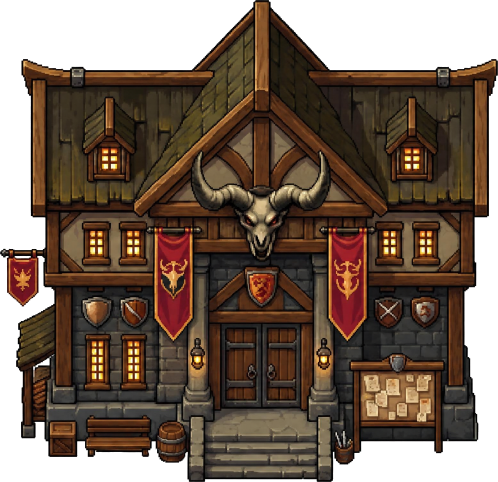
#> input picture assets/tilesets/city/landmarks/landmark_guild.png, 498 x 482 px
$ python -i build_city.py   (imports and definitions only)
#> lines starting #> are read from the running program, lines starting #| are printed output that depends on the picture
#> further down, picture is the input picture: PIL image 498x482 RGBA; mean R, G, B, A 58.8, 41.5, 28.6, 192.8
"""Monta assets/maps/city.json com a arte processada em assets/tilesets/city/ (rodar process_city.py antes).

A cidade é desenhada de frente (as fachadas olham para baixo da tela), então ela é organizada em fileiras: cada
prédio tem a base na beira de cima de uma calçada, com a rua logo abaixo.

- Fileira norte (base na linha 20): 2 casas, Salão da Guilda, a alameda do Portal (braseiros e postes),
  Estalagem & Cofre, 2 casas. Atrás, um parque com árvores e cercas.
- Faixa do meio (base na linha 36): feira de rua a oeste, praça central de piso nobre (chafariz no meio, caminho
  de bronze do portal até ele, árvores, bancos, mesas da taverna na frente da estalagem), Forja do Ferreiro e uma
  casa a leste.
- Rua Principal (linhas 37-40) cortando o mapa, com faixa de travessia; avenida para o sul.
- Fileira sul (base na linha 53): 7 casas de frente para a Rua Sul, de paralelepípedo rústico (bairro de fora).

Chão: tileset de 32x32 (city/floor.png) com os tiles nobres de Tileset.png, as guias montadas para as 4 direções
e o paralelepípedo rústico antigo. Prédios e enfeites são objetos de uma coleção de imagens; a colisão de cada um é
um retângulo na base (o jogador passa atrás dos telhados e das copas). Luzes: camada "luzes" (lights.py).

Uso (da raiz do projeto):
    tools/assets/.venv/Scripts/python.exe -I tools/assets/build_city.py
"""

from __future__ import annotations

import json
import random
import sys
from pathlib import Path

import numpy as np
from PIL import Image

sys.path.insert(0, str(Path(__file__).resolve().parent))
import interiors  # noqa: E402
from lights import light_layer, warm_spots  # noqa: E402

ROOT = Path(__file__).resolve().parents[2]
CITY = ROOT / "assets" / "tilesets" / "city"
WORK = ROOT / "tools" / "assets" / "build"  # tiles recortados pelo process_city.py
MAP_OUT = ROOT / "assets" / "maps" / "city.json"
W, H, T = 80, 60, 32
rng = random.Random(7)

# ---------------------------------------------------------------- chão


def tile(name: str) -> Image.Image:
    """Tile de Tileset.png (linha-coluna da folha)."""
    return Image.open(WORK / "floor2" / f"tile-{name}.png").convert("RGBA")


def rustic(name: str) -> Image.Image:
    """Bloco do paralelepípedo rústico antigo (chao_cidade.png)."""
    return Image.open(WORK / "floor" / f"floor-{name}.png").convert("RGBA")


def flip_h(image: Image.Image) -> Image.Image:
    return image.transpose(Image.FLIP_LEFT_RIGHT)


def flip_v(image: Image.Image) -> Image.Image:
    return image.transpose(Image.FLIP_TOP_BOTTOM)


# A guia de baixo (rua ao sul) mostra a face do meio-fio: 10 px (linhas 22-31). As laterais e a de cima, só a beirada
# de cima do meio-fio: 4 px. Por isso a guia de cima é a lateral girada, e não a de baixo espelhada.
CURB_FACE = 10
CURB_EDGE = 4


# [60 lines left out: functions curb_tiles, floor_kinds, not called in this run]


def flatten(image: Image.Image) -> np.ndarray:
    """Tira a variação de brilho de baixa frequência (borda mais escura que o meio), mantendo o detalhe."""
    rgb = np.asarray(image.convert("RGB")).astype(float)
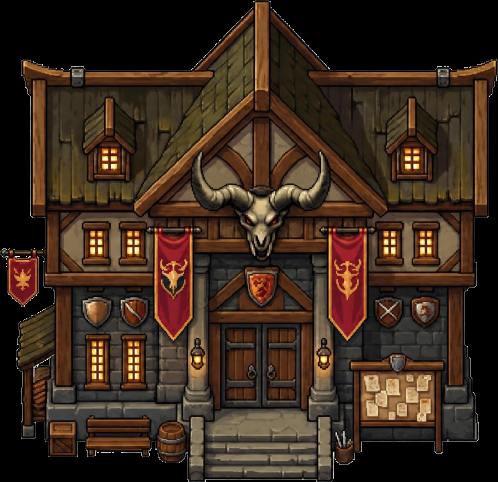
#> rgb: shape (482, 498, 3) float64; mean R, G, B 58.8, 41.5, 28.6
    low = np.asarray(image.convert("RGB").resize((4, 4), Image.BOX).resize((T, T), Image.BILINEAR)).astype(float)
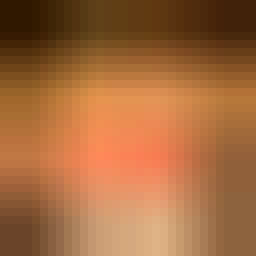
#> low: shape (32, 32, 3) float64 (shown 8 times larger); mean R, G, B 58.7, 41.6, 28.7; drawn with min black and max white
#> (the run stopped early here; a loop or call above may not have finished)

$ run again, on assets/ui/hud/slot_epic.png
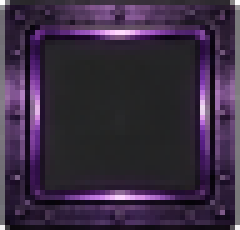
#> input picture assets/ui/hud/slot_epic.png, 48 x 46 px (shown 5 times larger)
#> picture is the input picture: PIL image 48x46 RGBA; mean R, G, B, A 53.2, 39.4, 60.9, 250
#> in flatten, `rgb = np.asarray(image.convert("RGB")).astype(float)`:
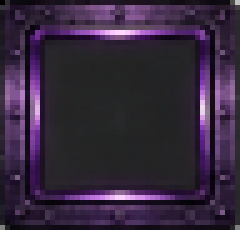
#> rgb: shape (46, 48, 3) float64 (shown 5 times larger); mean R, G, B 53.2, 39.4, 60.9
#> in flatten, `low = np.asarray(image.convert("RGB").resize((4, 4), Image.BOX).resize..`:
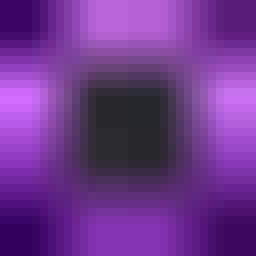
#> low: shape (32, 32, 3) float64 (shown 8 times larger); mean R, G, B 53.3, 39.3, 61; drawn with min black and max white
